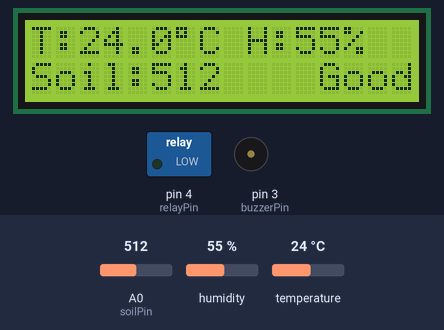
Simulated run of this sketch. Board: Arduino Uno, built with avr-gcc and run on an emulated ATmega328P. On the bench: 16×2 character LCD, switched loads named in the sketch (green lamp = pin HIGH), buzzer (waves = sounding, pin HIGH). Inputs (shaded band) come from the test bench; at power-on: A0 (soilPin) = 512, humidity 55 %, temperature 24 °C. What the sketch prints to the serial monitor is not drawn.

Above: at 7.1 s.
7.2 s: A0 (soilPin) set to 408
At 8.8 s:
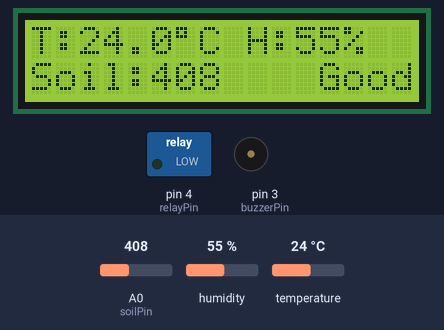
9.8 s: A0 (soilPin) set to 388
At 10.4 s:
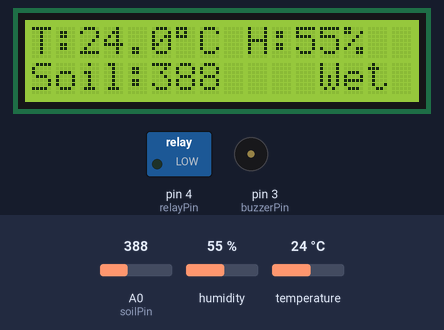
12.4 s: A0 (soilPin) set to 687
At 14.7 s:
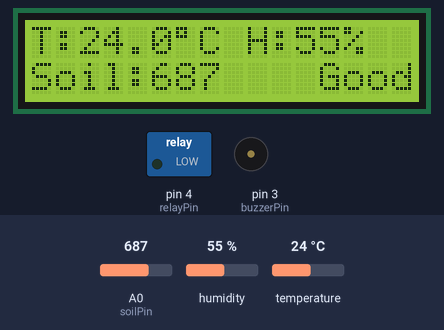
15.6 s: A0 (soilPin) set to 708
At 26.4 s:
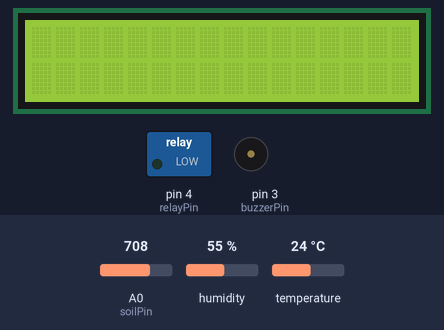
Timing chart, 0 to 26.8 s (numbered marks = the images above; inputs shaded):
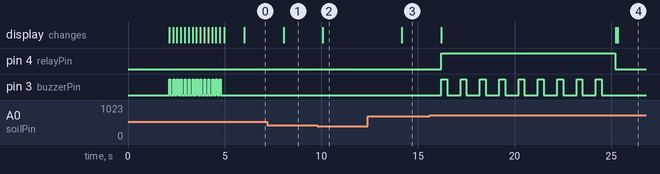

The sketch:

Smart_irri_dht_buzzer_lcd.ino
```cpp
#include <Wire.h>
#include <LiquidCrystal_I2C.h>
#include <DHT.h>

// === Definitions ===
#define DHTPIN 2
#define DHTTYPE DHT22

#define soilPin A0
#define buzzerPin 3
#define relayPin 4

DHT dht(DHTPIN, DHTTYPE);
LiquidCrystal_I2C lcd(0x27, 16, 2);

// Pump protection timer
unsigned long lastPumpRun = 0;
const unsigned long pumpInterval = 15000; // 15 seconds minimum gap

void setup() {

  Serial.begin(9600);

  dht.begin();

  lcd.init();
  lcd.backlight();

  pinMode(buzzerPin, OUTPUT);
  pinMode(relayPin, OUTPUT);

  digitalWrite(relayPin, LOW);

  // === Boot Screen ===
  lcd.clear();
  lcd.setCursor(0,0);
  lcd.print("Smart Irrigation");
  lcd.setCursor(0,1);
  lcd.print("System Booting");

  delay(2000);

  // === Loading Bar with Buzzer Sync ===
  lcd.clear();
  lcd.setCursor(0,0);
  lcd.print("Loading...");

  lcd.setCursor(0,1);
  lcd.print("[              ]");

  for(int i = 1; i <= 14; i++)
  {
    lcd.setCursor(i,1);
    lcd.print("#");

    digitalWrite(buzzerPin, HIGH);
    delay(60);
    digitalWrite(buzzerPin, LOW);

    delay(140);
  }

  lcd.clear();
  lcd.setCursor(0,0);
  lcd.print("System Ready");
  lcd.setCursor(0,1);
  lcd.print("Starting...");

  delay(1000);
  lcd.clear();
}

void loop() {

  int soilValue = analogRead(soilPin);

  float temp = dht.readTemperature();
  float hum = dht.readHumidity();

  if (isnan(temp) || isnan(hum)) {
    Serial.println("DHT Error!");
    return;
  }

  Serial.print("Soil: ");
  Serial.println(soilValue);

  lcd.setCursor(0,0);
  lcd.print("T:");
  lcd.print(temp,1);
  lcd.print((char)223);
  lcd.print("C ");

  lcd.print("H:");
  lcd.print(hum,0);
  lcd.print("% ");

  lcd.setCursor(0,1);
  lcd.print("Soil:");
  lcd.print(soilValue);
  lcd.print(" ");

  // === Soil Condition ===
  if (soilValue > 700) {

    lcd.setCursor(12,1);
    lcd.print("Dry");

    // Check pump protection timer
    if(millis() - lastPumpRun > pumpInterval) {

      lcd.clear();
      lcd.setCursor(0,0);
      lcd.print("Watering Plants");
      lcd.setCursor(0,1);
      lcd.print("Pump: ON");

      digitalWrite(relayPin, HIGH);

      // === Pump Alert Buzzer while ON ===
      unsigned long startTime = millis();
      while(millis() - startTime < 9000) { // Pump runs for 9 seconds
        digitalWrite(buzzerPin, HIGH);
        delay(300);
        digitalWrite(buzzerPin, LOW);
        delay(700);
      }

      digitalWrite(relayPin, LOW);

      lcd.clear();
      lcd.setCursor(0,0);
      lcd.print("Watering Done");
      lcd.setCursor(0,1);
      lcd.print("Pump: OFF");

      lastPumpRun = millis();

      delay(100);
      lcd.clear();
    }
  }

  else if (soilValue < 400) {

    lcd.setCursor(12,1);
    lcd.print("Wet ");

    digitalWrite(relayPin, LOW);
  }

  else {

    lcd.setCursor(12,1);
    lcd.print("Good");

    digitalWrite(relayPin, LOW);
  }

  delay(2000);
}
```

Measured:
- the behaviour switches between 400 and 399 on A0 (soilPin) (found by bisection; images 1 and 2)
- the behaviour switches between 700 and 701 on A0 (soilPin) (found by bisection; images 3 and 4)
- after the input at 7.2 s, the display: changes after 0.85 s (image 1)
- after the input at 9.8 s, the display: changes after 0.28 s (image 2)
- after the input at 12.4 s, the display: changes after 1.8 s (image 3)
- after the input at 15.6 s, pin 4 (relayPin): LOW → HIGH after 0.61 s, → LOW 9.0 s later; pin 3 (buzzerPin): alternates HIGH for 0.30 s and LOW for 0.70 s, 18 changes in all, then stays LOW, starting after 0.61 s; the display: first changes after 0.61 s (image 4 shows a later state)
